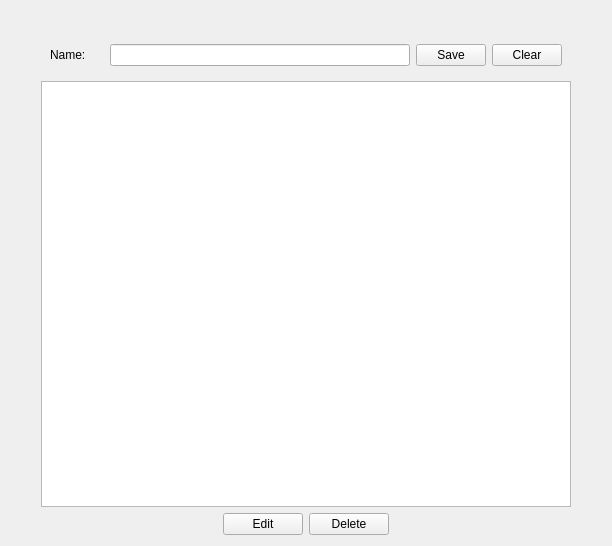
<?xml version="1.0" encoding="UTF-8"?>
<ui version="4.0">
 <class>ManageCustomerGroups</class>
 <widget class="QWidget" name="ManageCustomerGroups">
  <property name="geometry">
   <rect>
    <x>0</x>
    <y>0</y>
    <width>612</width>
    <height>546</height>
   </rect>
  </property>
  <property name="windowTitle">
   <string>Form</string>
  </property>
  <layout class="QGridLayout" name="gridLayout">
   <item row="0" column="0">
    <widget class="QFrame" name="frame">
     <property name="maximumSize">
      <size>
       <width>530</width>
       <height>16777215</height>
      </size>
     </property>
     <property name="frameShape">
      <enum>QFrame::NoFrame</enum>
     </property>
     <property name="frameShadow">
      <enum>QFrame::Raised</enum>
     </property>
     <layout class="QVBoxLayout" name="verticalLayout">
      <property name="leftMargin">
       <number>0</number>
      </property>
      <property name="topMargin">
       <number>0</number>
      </property>
      <property name="rightMargin">
       <number>0</number>
      </property>
      <property name="bottomMargin">
       <number>0</number>
      </property>
      <item>
       <widget class="QWidget" name="formWidget" native="true">
        <property name="maximumSize">
         <size>
          <width>16777215</width>
          <height>170</height>
         </size>
        </property>
        <layout class="QGridLayout" name="gridLayout_2">
         <item row="0" column="1">
          <widget class="QLabel" name="lbl_id">
           <property name="font">
            <font>
             <pointsize>12</pointsize>
             <weight>75</weight>
             <bold>true</bold>
            </font>
           </property>
           <property name="text">
            <string/>
           </property>
          </widget>
         </item>
         <item row="1" column="0">
          <widget class="QLabel" name="label">
           <property name="text">
            <string>Name:</string>
           </property>
          </widget>
         </item>
         <item row="1" column="1">
          <widget class="QLineEdit" name="name">
           <property name="maximumSize">
            <size>
             <width>300</width>
             <height>16777215</height>
            </size>
           </property>
          </widget>
         </item>
         <item row="1" column="2">
          <widget class="QPushButton" name="save_btn">
           <property name="maximumSize">
            <size>
             <width>70</width>
             <height>16777215</height>
            </size>
           </property>
           <property name="text">
            <string>Save</string>
           </property>
          </widget>
         </item>
         <item row="1" column="3">
          <widget class="QPushButton" name="clear_btn">
           <property name="maximumSize">
            <size>
             <width>70</width>
             <height>16777215</height>
            </size>
           </property>
           <property name="text">
            <string>Clear</string>
           </property>
          </widget>
         </item>
        </layout>
       </widget>
      </item>
      <item>
       <widget class="QTableWidget" name="detailtable">
        <property name="editTriggers">
         <set>QAbstractItemView::NoEditTriggers</set>
        </property>
        <property name="selectionMode">
         <enum>QAbstractItemView::SingleSelection</enum>
        </property>
        <property name="selectionBehavior">
         <enum>QAbstractItemView::SelectRows</enum>
        </property>
       </widget>
      </item>
      <item>
       <widget class="QWidget" name="widget" native="true">
        <layout class="QHBoxLayout" name="horizontalLayout_4">
         <property name="leftMargin">
          <number>0</number>
         </property>
         <property name="topMargin">
          <number>0</number>
         </property>
         <property name="rightMargin">
          <number>0</number>
         </property>
         <property name="bottomMargin">
          <number>0</number>
         </property>
         <item>
          <spacer name="horizontalSpacer">
           <property name="orientation">
            <enum>Qt::Horizontal</enum>
           </property>
           <property name="sizeHint" stdset="0">
            <size>
             <width>178</width>
             <height>20</height>
            </size>
           </property>
          </spacer>
         </item>
         <item>
          <widget class="QPushButton" name="edit_btn">
           <property name="text">
            <string>Edit</string>
           </property>
          </widget>
         </item>
         <item>
          <widget class="QPushButton" name="delete_btn">
           <property name="text">
            <string>Delete</string>
           </property>
          </widget>
         </item>
         <item>
          <spacer name="horizontalSpacer_2">
           <property name="orientation">
            <enum>Qt::Horizontal</enum>
           </property>
           <property name="sizeHint" stdset="0">
            <size>
             <width>178</width>
             <height>20</height>
            </size>
           </property>
          </spacer>
         </item>
        </layout>
       </widget>
      </item>
     </layout>
    </widget>
   </item>
  </layout>
 </widget>
 <resources/>
 <connections/>
</ui>
